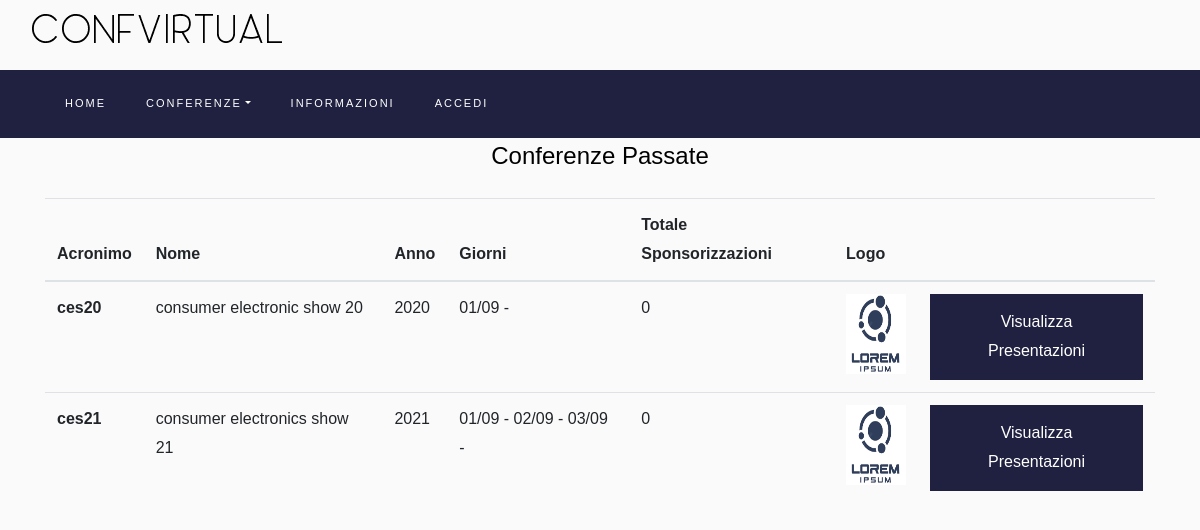
The app's page /pages/pastconferences.php with its own data.
### tables this page shows
CREATE TABLE CONFERENZA (
                            annoEdizione year not null,
                            acronimo varchar(10) not null,
                            totaleSponsorizzazioni int default 0,
                            immagineLogo varchar(260),
                            statoSvolgimento enum('attiva','completata') default('attiva'),
                            nome varchar(50) not null,
                            primary key (annoEdizione,acronimo)
);

### logic/DbConn.php (called while the page is built, shortened)
<?php
class DbConn {
    private static $instance;
    public static function getInstance(): PDO
    {
        try {
            if (empty(self::$instance)) {
                self::$instance = new PDO('mysql:host=127.0.0.1;dbname=confvirtual;charset=utf8', 'root', 'radice');
                self::$instance->setAttribute(PDO::ATTR_ERRMODE,PDO::ERRMODE_EXCEPTION);
            }
            return self::$instance;
        } catch (PDOException $exception){
            header('Location: /templates/Error500.php');
            exit();
        }
    }
}

### logic/DbConference.php (called while the page is built, shortened)
<?php
include_once($_SERVER["DOCUMENT_ROOT"] . "/logic/DbConn.php");
class DbConference
{
    static function conferenceClosed()
    {
        $sql = 'CALL ritornaConferenzePassate();';
        $res = DbConn::getInstance() -> query($sql);
        $output = $res -> fetchAll(PDO::FETCH_ASSOC);
        return $output;
    }
    static function daysConference($acronimoConferenza,$annoEdizione)
    {
        if (isset($acronimoConferenza) && isset($annoEdizione)) {
            $sql = 'CALL ritornaGiorniConferenza(\'' . $acronimoConferenza . '\',\'' . $annoEdizione . '\');';
            $res = DbConn::getInstance()->query($sql);
            $output = $res->fetchAll(PDO::FETCH_ASSOC);
            return $output;
        }else {
            return null;
        }
    }
}

### logic/ConferenceQueryController.php (called while the page is built, shortened)
<?php
include_once('DbConference.php');
class ConferenceQueryController
{
    static function getConferencePast()
    {
        return DbConference::conferenceClosed();
    }
    static function getDaysConference($acronimo,$anno)
    {
        return DbConference::daysConference($acronimo,$anno);
    }
}

### pages/pastconferences.php (the view, shortened to what this page needs)
<!DOCTYPE html>
<html lang="it">
<body>
<form method="post" action="presentationslist.php">
    <?php
    function getConferences()
    {
        $id = 0;
        foreach (ConferenceQueryController::getConferencePast() as $r) {
            rowConferenceInfo($r, $id);
            $id++;
        }
    }
    function rowConferenceInfo($r, $id)
    {
        $srcImg = $r['immagineLogo'];
        echo '
                                <input type="hidden" name="nome[]" value="'.$r['nome'].'">
                                <input type="hidden" name="acronimo[]" value="'.$r['acronimo'].'">
                                <input type="hidden" name="annoEdizione[]" value="'.$r['annoEdizione'].'">
                                <input type="hidden" name="immagineLogo[]" value="'.$r['immagineLogo'].'">
                                <tr>
                                <th scope="row" class="scope" >' . $r['acronimo'] . '</th>
                                <td>' . $r['nome'] . '</td>
                                <td>' . $r['annoEdizione'] . '</td>
                            ';
        $string = '';
        foreach (ConferenceQueryController::getDaysConference($r['acronimo'], $r['annoEdizione']) as $d) {
            $string .= date_format(date_create($d['giorno']), "d/m") . ' - ';
        }
        echo '<td>' . $string . '</td>';
        echo '<td>' . $r['totaleSponsorizzazioni'] . '</td>';
        if(!empty($srcImg)){
            echo '<td><img id="currentPhoto" title="userImg personalizzata" width="60" height="80" src="'.$srcImg.'" alt="img personale"> </td>';
        } else { echo '<td><img title="no img" width="60" height="80" src="/resources/images/noImgDefault.jpg" alt="default_img"></td>';}
        echo '<td><button type="submit" id="btn" name="presentations_list_btn" value ="'.$id.'">Visualizza Presentazioni</button></td></tr>';
    } ?>
    <div class="container">
        <div class="row">
            <div class="col-md-12">
                <h4 class="text-center mb-4">Conferenze Passate</h4>
                <div class="table-wrap">
                    <table class="table">
                        <thead class="thead-primary">
                        <tr>
                            <th>Acronimo</th>
                            <th>Nome</th>
                            <th>Anno</th>
                            <th>Giorni</th>
                            <th>Totale Sponsorizzazioni</th>
                            <th>Logo</th>
                            <th></th>
                        </tr>
                        </thead>
                        <tbody>
                        <?php
                        getConferences();
                        ?>
                        </tbody>
                    </table>
                </div>
            </div>
        </div>
    </div>
</form>
</body>
</html>

### style/css/Login.css (style rules this page uses)
button { color: white; padding: 14px 20px; border: none; cursor: pointer; width: 100%; }
form button { background-color: #202040; }

### records on screen
conferenza: acronimo "ces20", nome "consumer electronic show 20", annoEdizione "2020", string "01/09 -", totaleSponsorizzazioni "0", immagineLogo (picture)
conferenza: acronimo "ces21", nome "consumer electronics show 21", annoEdizione "2021", string "01/09 - 02/09 - 03/09 -", totaleSponsorizzazioni "0", immagineLogo (picture), $id 1 (drawn)
